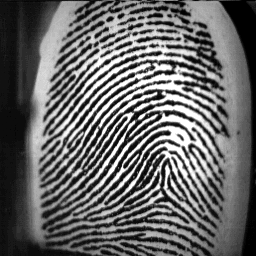
#> input picture FP DB (subset)/1_1.BMP, 256 x 256 px, found by its file name
$ python FpMatcher.py   (older library calls are emulated)
#> lines starting #> are read from the running program, lines starting #| are printed output that depends on the picture; after the words box and inside, x2 and y2 are one past the last pixel; in counts of white or black regions, pixels touching at a corner belong together
#> further down, fpImg1 is the input picture: shape (256, 256); min 0, max 255, mean 102.5
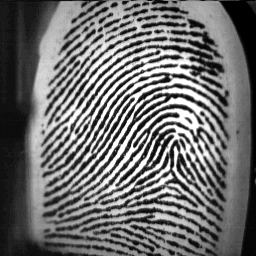
#> input picture FP DB (subset)/1_2.BMP, 256 x 256 px, found by its file name
#> further down, fpImg2 is the input picture: shape (256, 256); min 0, max 255, mean 110.1
### FpSegmentator.py
import cv2
import numpy as np
import math

#-----------------------------
class FpSegmentator:
    def __init__(self, bs = 8):
        self.blockSize = bs

    def segment(self, fpImg):
        segmentedImg = fpImg
        maskImg = fpImg
        # kernely = np.array([[1,1,1],[0,0,0],[-1,-1,-1]])
        # kernelx = np.array([[1,0,-1],[1,0,-1],[1,0,-1]])

        #sobel
        kernely = np.array([[-3,-10,-3],[0,0,0],[3,10,3]])
        kernelx = np.array([[-3,0,3],[-10,0,10],[-3,0,3]])

        edges_x = cv2.filter2D(fpImg, cv2.CV_8U,kernelx)
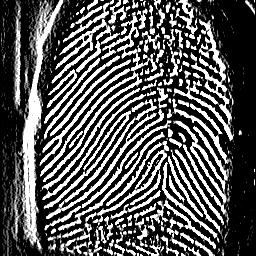
#> edges_x: shape (256, 256); min 0, max 255, mean 87.4
        edges_y = cv2.filter2D(fpImg, cv2.CV_8U,kernely)
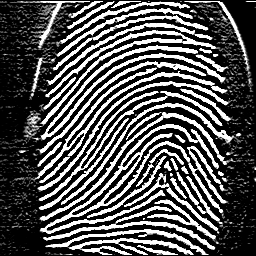
#> edges_y: shape (256, 256); min 0, max 255, mean 84.5

        rows, cols, *ch = maskImg.shape
        total = 0
        sd = 0
        size = self.blockSize**2

        for row in range(0,rows, self.blockSize):
            for col in range(0,cols, self.blockSize):
                try:
                    for r in range(row,row + self.blockSize):
                        for c in range(col,col + self.blockSize):
                            total += edges_x[r,c]
                    for r in range(row,row + self.blockSize):
                        for c in range(col,col + self.blockSize):
                            sd += (edges_x[r,c] - (total//size))**2
                    x_sd = math.sqrt(sd//self.blockSize)

                    for r in range(row,row + self.blockSize):
                        for c in range(col,col + self.blockSize):
                            total += edges_y[r,c]
                    for r in range(row,row + self.blockSize):
                        for c in range(col,col + self.blockSize):
                            sd += (edges_y[r,c] - (total//size))**2
                    y_sd = math.sqrt(sd//self.blockSize)

                    if  x_sd < 200 or y_sd < 380: #420, 700
                        for r in range(row,row+16):
                            for c in range(col,col+16):
                                segmentedImg[r,c] = 255

                    total = 0
                    sd = 0
                except IndexError as ie:
                    pass
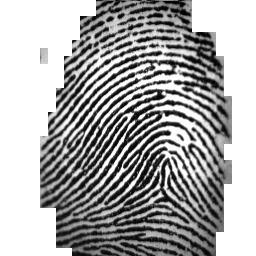
#> segmentedImg: shape (256, 256); min 0, max 255, mean 168
        return segmentedImg

# [11 lines of commented-out code are left out]

### FpEnhancer.py
import cv2
import numpy as np
from Binarizer import Binarizer
import FpSegmentator
from OfDetector import OfDetector
from GaborFilterbank import GaborFilterbank
from FpSegmentator import FpSegmentator

#-----------------------------
class FpEnhancer:
    def createMask(self, segmentedImg, n = 16):
#> called with n = 16
        rows, cols = segmentedImg.shape
        mask = np.zeros(segmentedImg.shape, dtype = np.uint8)
        white = np.ones((n, n), dtype = np.uint8)
        white*=255
        for i in range(0, rows, n):
            for j in range(0, cols, n):
                block = segmentedImg[i:i+n, j:j+n]
                temp = white==block
                if temp.all():
                    mask[i:i+n, j:j+n] = 255
                else:
                    mask[i:i+n, j:j+n] = 0
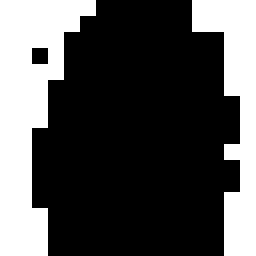
#> mask: shape (256, 256); 31.6% white; 2 white regions, box (x1, y1, x2, y2) and area: (0, 0, 96, 256) 12800, (192, 0, 256, 256) 7936
        toRemove = []
        for i in range(0, rows, n):
            for j in range(0, cols, n):
                if (i-n<0 or j-n<0 or i+n+1>rows or j+n+1>rows):
                    toRemove.append((i, j))
                elif (mask[i+1, j+1]==0) and (mask[i+n+1, j+1]==255 or mask[i-n+1, j+1]==255 or mask[i+1, j-n+1]==255 or mask[i+1, j+n+1]==255):
                    toRemove.append((i, j))
#> (the rest of the program and of its run is left out)
